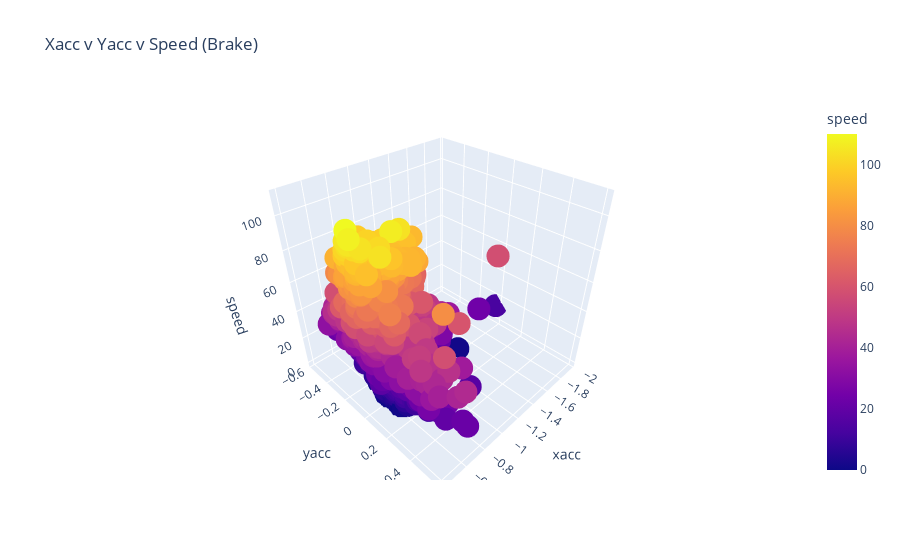

The notebook cell this image was saved under:
### Code cell
#braking only (speed)
brake_xyacc_speed = px.scatter_3d(brake_speed_count, x="xacc", y="yacc", z="speed", color="speed", title="Xacc v Yacc v Speed (Brake)")
brake_xyacc_speed.show()

### Figure 1 — Plotly figure (JSON) as saved in the notebook; plotly's stock layout.template omitted (floating-point values rounded to 4 significant figures; data arrays with more than 128 entries replaced by an {"elided": "..."} marker saying what was removed)
{"data": [{"hovertemplate": "xacc=%{x}<br>yacc=%{y}<br>speed=%{marker.color}<extra></extra>", "legendgroup": "", "marker": {"color": {"elided": "2617 int values"}, "coloraxis": "coloraxis", "symbol": "circle"}, "mode": "markers", "name": "", "scene": "scene", "showlegend": false, "type": "scatter3d", "x": {"elided": "2617 float values"}, "y": {"elided": "2617 float values"}, "z": {"elided": "2617 int values"}}], "layout": {"coloraxis": {"colorbar": {"title": {"text": "speed"}}, "colorscale": [[0, "#0d0887"], [0.1111, "#46039f"], [0.2222, "#7201a8"], [0.3333, "#9c179e"], [0.4444, "#bd3786"], [0.5556, "#d8576b"], [0.6667, "#ed7953"], [0.7778, "#fb9f3a"], [0.8889, "#fdca26"], [1, "#f0f921"]]}, "legend": {"tracegroupgap": 0}, "scene": {"domain": {"x": [0, 1], "y": [0, 1]}, "xaxis": {"title": {"text": "xacc"}}, "yaxis": {"title": {"text": "yacc"}}, "zaxis": {"title": {"text": "speed"}}}, "title": {"text": "Xacc v Yacc v Speed (Brake)"}}}
